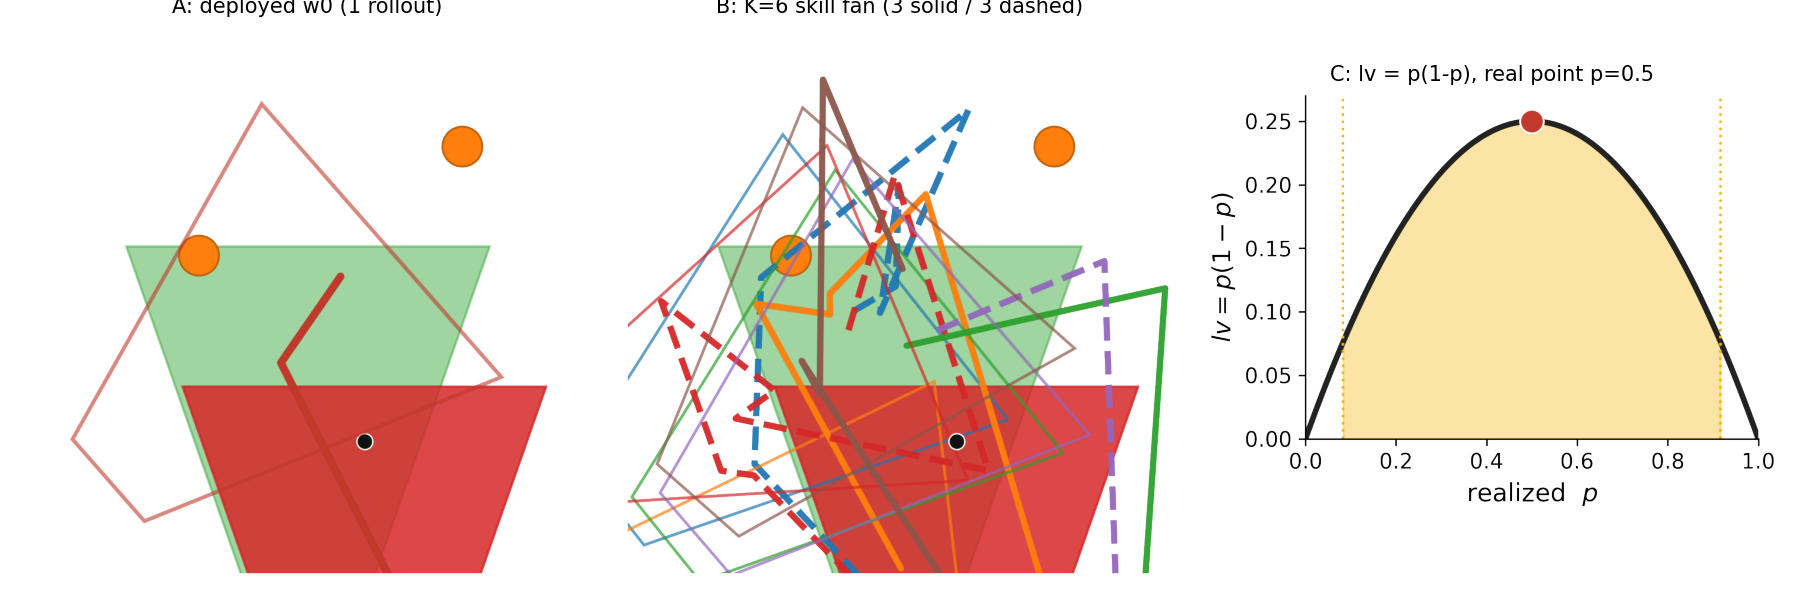

Here is the Python script that generated this plot:
"""Preview-only: tile the three real overlays on white so they can be eyeballed.
This is NOT the teaser; the teaser is assembled by hand in a vector tool."""
import pathlib
import matplotlib
matplotlib.use("Agg")
import matplotlib.pyplot as plt
import matplotlib.image as mpimg

HERE = pathlib.Path(__file__).resolve().parent
items = [("asset_A_deployed.png", "A: deployed w0 (1 rollout)"),
         ("asset_B_skillfan.png", "B: K=6 skill fan (3 solid / 3 dashed)"),
         ("asset_C_learnability.png", "C: lv = p(1-p), real point p=0.5")]
fig, axes = plt.subplots(1, 3, figsize=(12, 4))
for ax, (fn, title) in zip(axes, items):
    ax.imshow(mpimg.imread(HERE / fn))
    ax.set_title(title, fontsize=10)
    ax.axis("off")
fig.patch.set_facecolor("white")
fig.tight_layout()
fig.savefig(HERE / "_contact_sheet.png", dpi=150, facecolor="white")
print("wrote", HERE / "_contact_sheet.png")
